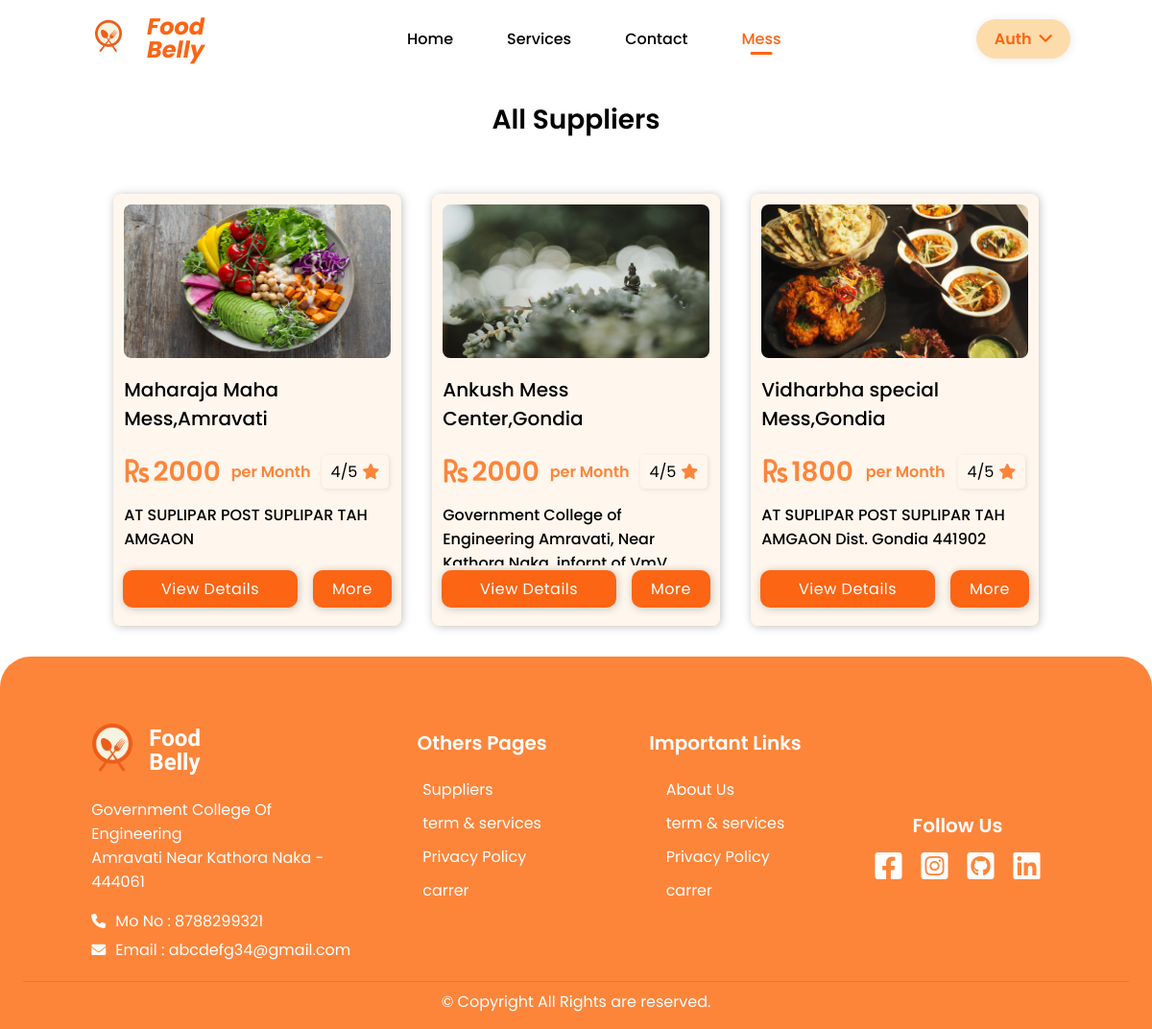
The page /all-supplier/ on the database as committed earlier.
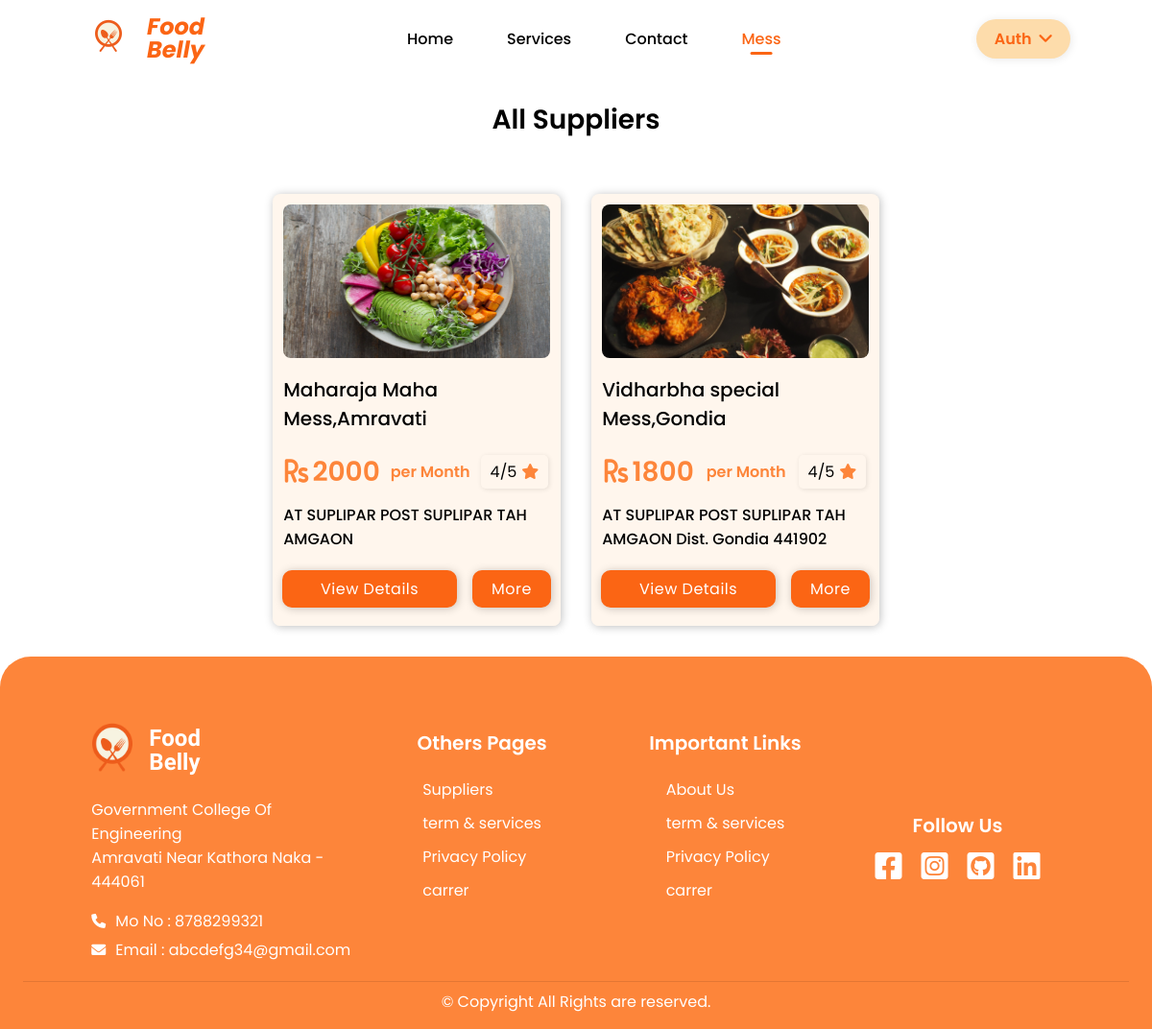
The same page on the database as committed later.
### messApp/models.py (models this page shows, shortened)
class MessDetails(models.Model):
    supplier = models.ForeignKey(Supplier,on_delete=models.CASCADE)
    slug = models.SlugField(default="",blank=True,null=True)
    name = models.CharField(max_length=5000,null=True,blank=True)
    state = models.CharField(max_length=100,null=True,blank=True)
    city = models.CharField(max_length=100,null=True,blank=True)
    address = models.TextField(null=True,blank=True)
    number = models.CharField(max_length=12,blank=True,null=True)
    meal_type = models.CharField(max_length=200, null=True, blank=True)
    mess_availability = models.CharField(max_length=10000,null=True,blank=True)
    meal_feature = models.TextField(null=True,blank=True)
    meal_special = models.TextField(null=True,blank=True)
    map_link = models.URLField(max_length=10000,null=True,blank=True)
    rating = models.IntegerField(default=0)
    price_per_tiffin = models.IntegerField(default=0)
    price_per_month = models.IntegerField(default=0)
    price_with_veg = models.IntegerField(default=0)
    extra_for_non_veg = models.IntegerField(default=0)
    mess_image1 = models.ImageField(upload_to='messImage/', height_field=None, width_field=None,null=True)
    mess_image2 = models.ImageField(upload_to='messImage/', height_field=None, width_field=None,null=True)
    mess_image3 = models.ImageField(upload_to='messImage/', height_field=None, width_field=None,null=True)
    mess_image4 = models.ImageField(upload_to='messImage/', height_field=None, width_field=None,null=True)

### messApp/views.py (the view)
# urls.py: path('all-supplier/',views.AllSupplier,name='all-supliers'),
def AllSupplier(request):
    customer =None
    supplier =None
    if request.user.is_active:
        user = User.objects.get(username = request.user.username)
        if Customer.objects.filter(user = user).exists():
            customer = Customer.objects.get(user = user)
        elif Supplier.objects.filter(user = user).exists():
            supplier = Supplier.objects.get(user = user)
    all_mess = MessDetails.objects.all()
    context = {
        'all_mess':all_mess,
        'customer':customer,
        'supplier':supplier
    }
    return render(request,'all-suppliers.html',context)

### templates/all-suppliers.html (shortened to what the changed rows need)
{% load static %}
<!DOCTYPE html>
<html lang="en">
<head>
    <link rel="stylesheet" href="https://cdnjs.cloudflare.com/ajax/libs/font-awesome/6.0.0-beta3/css/all.min.css"
 />
    <link rel="stylesheet" href="{% static 'css/all-suppliers.css' %}">
    <link rel="stylesheet" href="{% static 'css/supplier-card.css' %}">
    <link rel="stylesheet" href="{% static 'css/footer.css'%}">
</head>
<body>
    <header class="header">
        <nav class="navbar">
            <div class="logo__cont">
                 <a href="/">
                     <div class="logo__text">
                         <h2><i>Food <br/> Belly</i></h2>
                     </div>
                 </a>
            </div>
        </nav>
    </header>
    <main class="main">
        <div>
            <h2 class="title">All Suppliers</h2>
        </div>
        {% if all_mess %}
        <div class="cards">
            {% for mess in all_mess %}
            <div class="card">
                    <dic id="img__container">
                        <img src="{{mess.mess_image1.url}}" alt="{{mess.name}}">
                    </dic>
                    <div class="name">
                        <h3>{{mess.name}}</h3>
                    </div>
                    <div class="price__and__rating">
                        <div class="price__container">
                            <span><i class="fas fa-rupee-sign ruppes__sign"></i></span>
                            <span class="price">{{mess.price_per_month}}</span>
                        </div>
                        <div class="to__discount">
                            <span class="price">per Month</span>
                        </div>
                        <div class="card__rating">
                             <p>
                                 <span>{{mess.rating}}/5</span><span><i class="fas fa-star ruppes__sign"></i></span>
                             </p>
                        </div>
                    </div>
                        <div class="address">
                            <p>{{mess.address}}</p>
                        </div>
                        <div class="buttons__container">
                            <a href="/mess/{{mess.slug}}" class="view__details">View Details</a>
                            <a href="#">More</a>
                        </div>
            </div>
            {% endfor %}
        </div>
        {% endif %}
    </main>
    <footer class="footer">
        <div class="footer__wrapper">
            <div class="info__footer">
                 <div class="footer__logo">
                     <a href="#">
                        <div class="logo__txt">
                            <h2>Food<br> Belly</h2>
                        </div>
                     </a>
                 </div>
            </div>
            <div class="others__page__footer">
                <div class="footer__section__title">
                    <h2>Others Pages</h2>
                </div>
            </div>
            <div class="other__links__footer">
                <div class="footer__section__title">
                    <h2>Important Links</h2>
                </div>
            </div>
            <div class="social__footer">
                <div class="footer__section__title">
                    <h2>Follow Us</h2>
                </div>
            </div>
        </div>
    </footer>
</body>
</html>

Rows that differ between the two databases and show on the page:
removed MessDetails: mess_image1 (picture), name "Ankush Mess Center,Gondia", price_per_month "2000", rating "4", address "Government College of Engineering Amravati, Near Kathora Naka, infornt of VmV…"
